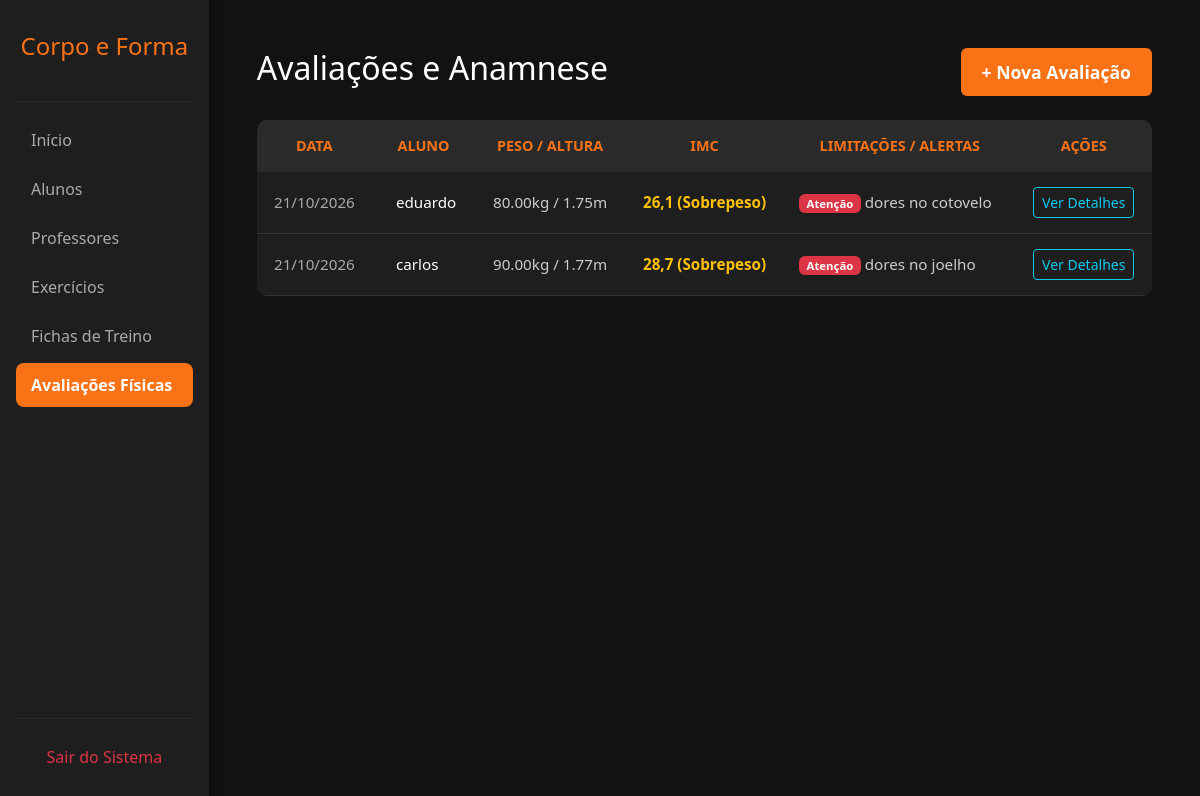
/avaliacoes.php (signed in), run on the app's committed database.
### tables this page shows
CREATE TABLE `avaliacoes` (
  `id` int(11) NOT NULL,
  `aluno_id` int(11) NOT NULL,
  `data_avaliacao` date NOT NULL,
  `peso` decimal(5,2) DEFAULT NULL,
  `altura` decimal(3,2) DEFAULT NULL,
  `percentual_gordura` decimal(4,2) DEFAULT NULL,
  `percepcao_corporal` varchar(255) DEFAULT NULL,
  `doencas_preexistentes` text DEFAULT NULL,
  `limitacoes_fisicas` text DEFAULT NULL
);

CREATE TABLE `alunos` (
  `id` int(11) NOT NULL,
  `nome` varchar(100) NOT NULL,
  `email` varchar(100) DEFAULT NULL,
  `sexo` enum('M','F') NOT NULL DEFAULT 'M',
  `telefone` varchar(20) DEFAULT NULL,
  `data_nascimento` date DEFAULT NULL,
  `objetivo` varchar(50) DEFAULT NULL,
  `data_cadastro` timestamp NOT NULL DEFAULT current_timestamp(),
  `senha` varchar(255) DEFAULT '123456',
  `treino_atual` varchar(2) DEFAULT 'A'
);

### avaliacoes.php (the view, shortened to what this page needs)
<?php
require 'conexao.php';
$sql = "SELECT av.*, al.nome AS nome_aluno
        FROM avaliacoes av
        JOIN alunos al ON av.aluno_id = al.id
        ORDER BY av.data_avaliacao DESC";
$stmt = $pdo->query($sql);
$avaliacoes = $stmt->fetchAll(PDO::FETCH_ASSOC);
?>
<!DOCTYPE html>
<html lang="pt-BR">
<head>
    <link href="https://cdn.jsdelivr.net/npm/bootstrap@5.3.2/dist/css/bootstrap.min.css" rel="stylesheet">
</head>
<body>
    <div class="d-flex">
        <div class="sidebar p-3 d-flex flex-column">
            <h4 class="text-center mt-3 mb-4" style="color: #f97316;">Corpo e Forma</h4>
            <hr style="border-color: #444;">
            <ul class="nav flex-column mb-auto">
                <li class="nav-item"><a href="painel.php" class="nav-link">Início</a></li>
                <li class="nav-item"><a href="alunos.php" class="nav-link">Alunos</a></li>
                <li class="nav-item"><a href="professores.php" class="nav-link">Professores</a></li>
                <li class="nav-item"><a href="exercicios.php" class="nav-link">Exercícios</a></li>
                <li class="nav-item"><a href="fichas.php" class="nav-link">Fichas de Treino</a></li>
                <li class="nav-item"><a href="avaliacoes.php" class="nav-link active">Avaliações Físicas</a></li>
            </ul>
            <hr style="border-color: #444;">
            <a href="index.php" class="nav-link text-danger text-center">Sair do Sistema</a>
        </div>
        <div class="content p-5 w-100">
            <div class="d-flex justify-content-between align-items-center mb-4">
                <h2>Avaliações e Anamnese</h2>
                <a href="cadastrar_avaliacao.php" class="btn" style="background-color: #f97316; color: white; font-weight: bold; font-size: 1.1em; padding: 10px 20px;">
                    + Nova Avaliação
                </a>
            </div>
            <div class="table-responsive table-custom">
                <table class="table table-borderless align-middle text-center mb-0">
                    <thead>
                        <tr>
                            <th>Data</th>
                            <th>Aluno</th>
                            <th>Peso / Altura</th>
                            <th>IMC</th>
                            <th>Limitações / Alertas</th>
                            <th>Ações</th>
                        </tr>
                    </thead>
                    <tbody>
                        <?php foreach ($avaliacoes as $av):
                            $peso = $av['peso'];
                            $altura = $av['altura'];
                            $imc_texto = "N/A";
                            $cor_imc = "texto-claro";
                            if ($peso > 0 && $altura > 0) {
                                $imc = $peso / ($altura * $altura);
                                $imc_formatado = number_format($imc, 1, ',', '.');
                                if ($imc < 18.5) { $imc_texto = "$imc_formatado (Abaixo)"; $cor_imc = "text-info"; }
                                elseif ($imc < 24.9) { $imc_texto = "$imc_formatado (Normal)"; $cor_imc = "text-success"; }
                                elseif ($imc < 29.9) { $imc_texto = "$imc_formatado (Sobrepeso)"; $cor_imc = "text-warning"; }
                                else { $imc_texto = "$imc_formatado (Obesidade)"; $cor_imc = "text-danger"; }
                            }
                        ?>
                        <tr>
                            <td style="color: #aaaaaa;"><?php echo date('d/m/Y', strtotime($av['data_avaliacao'])); ?></td>
                            <td class="text-start ps-4 texto-destaque"><?php echo $av['nome_aluno']; ?></td>
                            <td class="texto-claro"><?php echo $peso; ?>kg / <?php echo $altura; ?>m</td>
                            <td class="<?php echo $cor_imc; ?> fw-bold"><?php echo $imc_texto; ?></td>
                            <td class="text-start">
                                <?php if (!empty($av['limitacoes_fisicas']) && $av['limitacoes_fisicas'] != 'Nenhuma'): ?>
                                    <span class="badge bg-danger">Atenção</span> <span class="texto-claro"><?php echo $av['limitacoes_fisicas']; ?></span>
                                <?php else: ?>
                                    <span class="texto-claro" style="font-style: italic;">Nenhuma relatada</span>
                                <?php endif; ?>
                            </td>
                            <td>
                                <a href="ver_avaliacao.php?id=<?php echo $av['id']; ?>" class="btn btn-sm btn-outline-info">Ver Detalhes</a>
                            </td>
                        </tr>
                        <?php endforeach; ?>
                    </tbody>
                </table>
            </div>
        </div>
    </div>
</body>
</html>

### avaliacoes.php (style rules this page uses)
body { background-color: #121212; color: #ffffff; overflow-x: hidden; }
.sidebar { background-color: #1e1e1e; min-height: 100vh; width: 250px; box-shadow: 2px 0 10px rgba(0,0,0,0.5); }
.nav-link { color: #aaaaaa; padding: 10px 15px; margin-bottom: 5px; border-radius: 8px; transition: 0.3s; }
.nav-link:hover, .nav-link.active { background-color: #f97316; color: #ffffff; font-weight: bold; }
.table-custom { background-color: #1e1e1e; border-radius: 10px; overflow: hidden; }
.table-custom th { color: #f97316; font-weight: 600; text-transform: uppercase; font-size: 0.9em; padding: 15px; background-color: #2a2a2a; border-bottom: none; }
.table-custom td { color: #ffffff; padding: 15px; border-bottom: 1px solid #333; font-size: 0.95em; background-color: #1e1e1e; }
.texto-claro { color: #cccccc !important; }
.texto-destaque { color: #ffffff !important; font-weight: 500; }

### data on the page
avaliacoes: data_avaliacao "21/10/2026", aluno.nome "eduardo", peso "80.00", altura "1.75", imc_texto "26,1 (Sobrepeso)", limitacoes_fisicas "dores no cotovelo"
avaliacoes: data_avaliacao "21/10/2026", aluno.nome "carlos", peso "90.00", altura "1.77", imc_texto "28,7 (Sobrepeso)", limitacoes_fisicas "dores no joelho"
